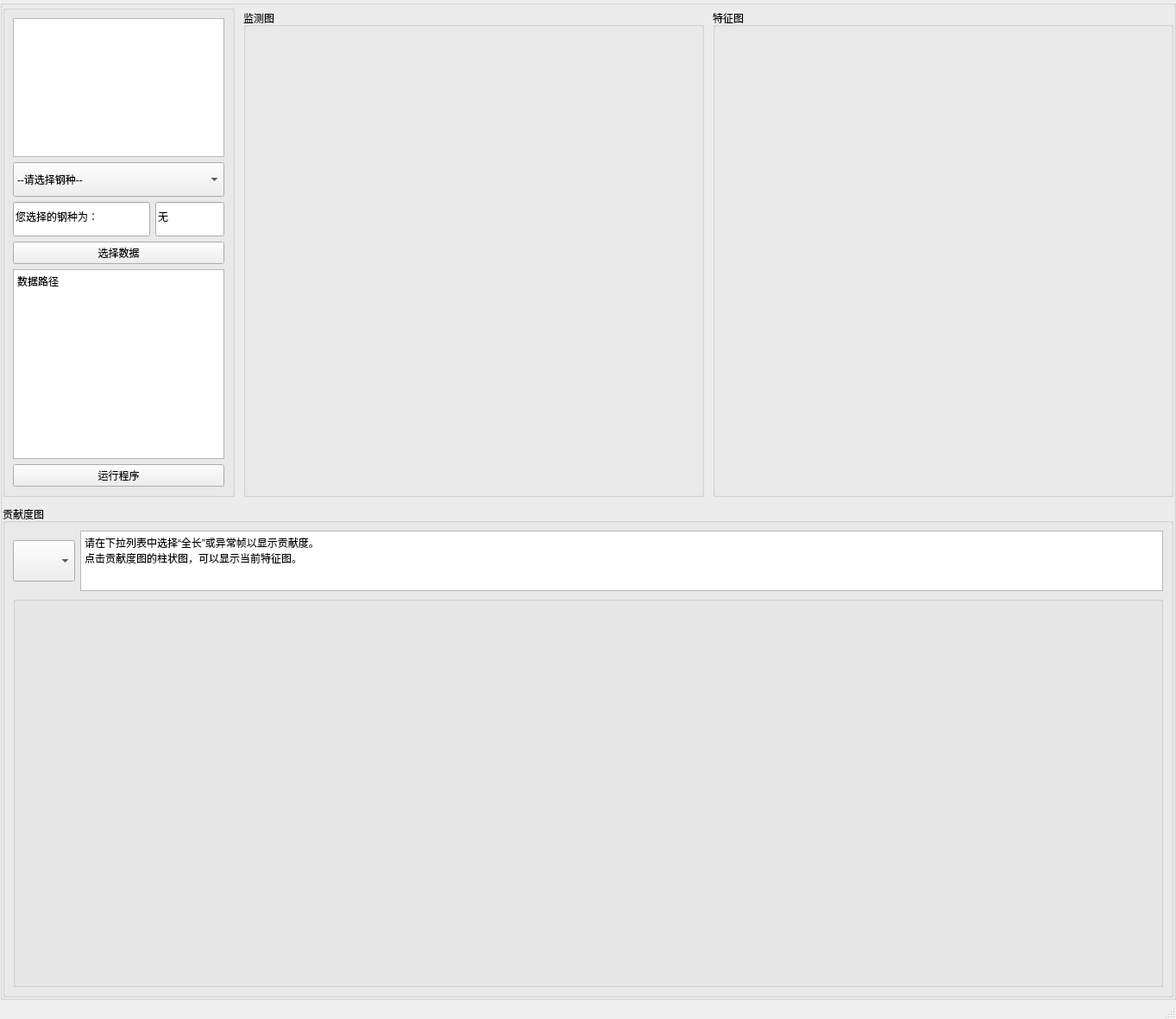
<?xml version="1.0" encoding="UTF-8"?>
<ui version="4.0">
 <class>FullLengthQuality</class>
 <widget class="QMainWindow" name="FullLengthQuality">
  <property name="geometry">
   <rect>
    <x>0</x>
    <y>0</y>
    <width>1363</width>
    <height>1181</height>
   </rect>
  </property>
  <property name="windowTitle">
   <string>FullLengthQuality</string>
  </property>
  <widget class="QWidget" name="centralwidget">
   <layout class="QGridLayout" name="gridLayout_8">
    <property name="leftMargin">
     <number>0</number>
    </property>
    <property name="topMargin">
     <number>0</number>
    </property>
    <property name="rightMargin">
     <number>0</number>
    </property>
    <property name="bottomMargin">
     <number>0</number>
    </property>
    <item row="0" column="0">
     <widget class="QGroupBox" name="groupBox_3">
      <property name="title">
       <string/>
      </property>
      <layout class="QVBoxLayout" name="verticalLayout_3" stretch="1,1">
       <property name="spacing">
        <number>10</number>
       </property>
       <property name="leftMargin">
        <number>0</number>
       </property>
       <property name="topMargin">
        <number>0</number>
       </property>
       <property name="rightMargin">
        <number>0</number>
       </property>
       <property name="bottomMargin">
        <number>0</number>
       </property>
       <item>
        <layout class="QGridLayout" name="gridLayout_11" columnstretch="1,4" columnminimumwidth="1,5">
         <item row="0" column="0">
          <widget class="QGroupBox" name="groupBox_2">
           <property name="title">
            <string/>
           </property>
           <layout class="QVBoxLayout" name="verticalLayout_4">
            <item>
             <layout class="QVBoxLayout" name="verticalLayout" stretch="4,1,1">
              <item>
               <widget class="QGraphicsView" name="graphicsView">
                <property name="styleSheet">
                 <string notr="true">border-image: url(:/icons/images/首钢.png);</string>
                </property>
               </widget>
              </item>
              <item>
               <widget class="QComboBox" name="comboBox_2">
                <property name="sizePolicy">
                 <sizepolicy hsizetype="Preferred" vsizetype="Expanding">
                  <horstretch>0</horstretch>
                  <verstretch>0</verstretch>
                 </sizepolicy>
                </property>
                <item>
                 <property name="text">
                  <string>--请选择钢种--</string>
                 </property>
                </item>
                <item>
                 <property name="text">
                  <string>1CD61</string>
                 </property>
                </item>
                <item>
                 <property name="text">
                  <string>51AO1</string>
                 </property>
                </item>
                <item>
                 <property name="text">
                  <string>60AA1</string>
                 </property>
                </item>
                <item>
                 <property name="text">
                  <string>64AO2</string>
                 </property>
                </item>
                <item>
                 <property name="text">
                  <string>73AA2</string>
                 </property>
                </item>
                <item>
                 <property name="text">
                  <string>CR220IF</string>
                 </property>
                </item>
                <item>
                 <property name="text">
                  <string>CSAO1</string>
                 </property>
                </item>
                <item>
                 <property name="text">
                  <string>M3A21</string>
                 </property>
                </item>
                <item>
                 <property name="text">
                  <string>M3A23</string>
                 </property>
                </item>
                <item>
                 <property name="text">
                  <string>M3A45</string>
                 </property>
                </item>
                <item>
                 <property name="text">
                  <string>M4A06</string>
                 </property>
                </item>
                <item>
                 <property name="text">
                  <string>M4R22</string>
                 </property>
                </item>
                <item>
                 <property name="text">
                  <string>SDX51D</string>
                 </property>
                </item>
               </widget>
              </item>
              <item>
               <layout class="QHBoxLayout" name="horizontalLayout" stretch="2,1">
                <item>
                 <widget class="QLineEdit" name="lineEdit">
                  <property name="sizePolicy">
                   <sizepolicy hsizetype="Expanding" vsizetype="Expanding">
                    <horstretch>0</horstretch>
                    <verstretch>0</verstretch>
                   </sizepolicy>
                  </property>
                  <property name="text">
                   <string>您选择的钢种为：</string>
                  </property>
                 </widget>
                </item>
                <item>
                 <widget class="QLineEdit" name="lineEdit_2">
                  <property name="sizePolicy">
                   <sizepolicy hsizetype="Expanding" vsizetype="Expanding">
                    <horstretch>0</horstretch>
                    <verstretch>0</verstretch>
                   </sizepolicy>
                  </property>
                  <property name="text">
                   <string>无</string>
                  </property>
                 </widget>
                </item>
               </layout>
              </item>
             </layout>
            </item>
            <item>
             <layout class="QGridLayout" name="gridLayout_10">
              <item row="0" column="0">
               <widget class="QPushButton" name="pushButton_2">
                <property name="text">
                 <string>选择数据</string>
                </property>
               </widget>
              </item>
              <item row="1" column="0">
               <widget class="QTextBrowser" name="textBrowser_2">
                <property name="html">
                 <string>&lt;!DOCTYPE HTML PUBLIC &quot;-//W3C//DTD HTML 4.0//EN&quot; &quot;http://www.w3.org/TR/REC-html40/strict.dtd&quot;&gt;
&lt;html&gt;&lt;head&gt;&lt;meta name=&quot;qrichtext&quot; content=&quot;1&quot; /&gt;&lt;style type=&quot;text/css&quot;&gt;
p, li { white-space: pre-wrap; }
&lt;/style&gt;&lt;/head&gt;&lt;body style=&quot; font-family:'SimSun'; font-size:9pt; font-weight:400; font-style:normal;&quot;&gt;
&lt;p style=&quot; margin-top:0px; margin-bottom:0px; margin-left:0px; margin-right:0px; -qt-block-indent:0; text-indent:0px;&quot;&gt;&lt;span style=&quot; font-family:'Microsoft YaHei UI';&quot;&gt;数据路径&lt;/span&gt;&lt;/p&gt;&lt;/body&gt;&lt;/html&gt;</string>
                </property>
               </widget>
              </item>
             </layout>
            </item>
            <item>
             <widget class="QPushButton" name="pushButton_3">
              <property name="text">
               <string>运行程序</string>
              </property>
             </widget>
            </item>
           </layout>
          </widget>
         </item>
         <item row="0" column="1">
          <layout class="QGridLayout" name="gridLayout_9" columnstretch="1,1">
           <property name="topMargin">
            <number>5</number>
           </property>
           <item row="0" column="1">
            <widget class="QGroupBox" name="groupBox_4">
             <property name="title">
              <string>特征图</string>
             </property>
             <layout class="QGridLayout" name="gridLayout_3">
              <item row="0" column="0">
               <layout class="QGridLayout" name="gridLayout_4"/>
              </item>
             </layout>
            </widget>
           </item>
           <item row="0" column="0">
            <widget class="QGroupBox" name="groupBox">
             <property name="title">
              <string>监测图</string>
             </property>
             <layout class="QGridLayout" name="gridLayout_2">
              <item row="0" column="0">
               <layout class="QGridLayout" name="gridLayout"/>
              </item>
             </layout>
            </widget>
           </item>
          </layout>
         </item>
        </layout>
       </item>
       <item>
        <widget class="QGroupBox" name="groupBox_5">
         <property name="title">
          <string>贡献度图</string>
         </property>
         <layout class="QVBoxLayout" name="verticalLayout_2" stretch="1,115">
          <item>
           <layout class="QGridLayout" name="gridLayout_5">
            <item row="0" column="2">
             <widget class="QTextBrowser" name="textBrowser_3">
              <property name="html">
               <string>&lt;!DOCTYPE HTML PUBLIC &quot;-//W3C//DTD HTML 4.0//EN&quot; &quot;http://www.w3.org/TR/REC-html40/strict.dtd&quot;&gt;
&lt;html&gt;&lt;head&gt;&lt;meta name=&quot;qrichtext&quot; content=&quot;1&quot; /&gt;&lt;style type=&quot;text/css&quot;&gt;
p, li { white-space: pre-wrap; }
&lt;/style&gt;&lt;/head&gt;&lt;body style=&quot; font-family:'SimSun'; font-size:9pt; font-weight:400; font-style:normal;&quot;&gt;
&lt;p style=&quot; margin-top:0px; margin-bottom:0px; margin-left:0px; margin-right:0px; -qt-block-indent:0; text-indent:0px;&quot;&gt;&lt;span style=&quot; font-family:'Microsoft YaHei UI';&quot;&gt;请在下拉列表中选择“全长”或异常帧以显示贡献度。&lt;/span&gt;&lt;/p&gt;
&lt;p style=&quot; margin-top:0px; margin-bottom:0px; margin-left:0px; margin-right:0px; -qt-block-indent:0; text-indent:0px;&quot;&gt;&lt;span style=&quot; font-family:'Microsoft YaHei UI';&quot;&gt;点击贡献度图的柱状图，可以显示当前特征图。&lt;/span&gt;&lt;/p&gt;&lt;/body&gt;&lt;/html&gt;</string>
              </property>
             </widget>
            </item>
            <item row="0" column="1">
             <widget class="QComboBox" name="comboBox">
              <property name="sizePolicy">
               <sizepolicy hsizetype="Preferred" vsizetype="Fixed">
                <horstretch>0</horstretch>
                <verstretch>0</verstretch>
               </sizepolicy>
              </property>
              <property name="minimumSize">
               <size>
                <width>0</width>
                <height>48</height>
               </size>
              </property>
             </widget>
            </item>
           </layout>
          </item>
          <item>
           <widget class="QGroupBox" name="groupBox_6">
            <property name="title">
             <string/>
            </property>
            <layout class="QGridLayout" name="gridLayout_13">
             <item row="0" column="0">
              <layout class="QGridLayout" name="gridLayout_6"/>
             </item>
            </layout>
           </widget>
          </item>
         </layout>
        </widget>
       </item>
      </layout>
     </widget>
    </item>
   </layout>
  </widget>
  <widget class="QMenuBar" name="menubar">
   <property name="geometry">
    <rect>
     <x>0</x>
     <y>0</y>
     <width>1363</width>
     <height>26</height>
    </rect>
   </property>
  </widget>
  <widget class="QStatusBar" name="statusbar"/>
 </widget>
 <resources>
  <include location="../../qtResource/resource.qrc"/>
  <include location="../../qtResource/resource.qrc"/>
 </resources>
 <connections/>
</ui>
